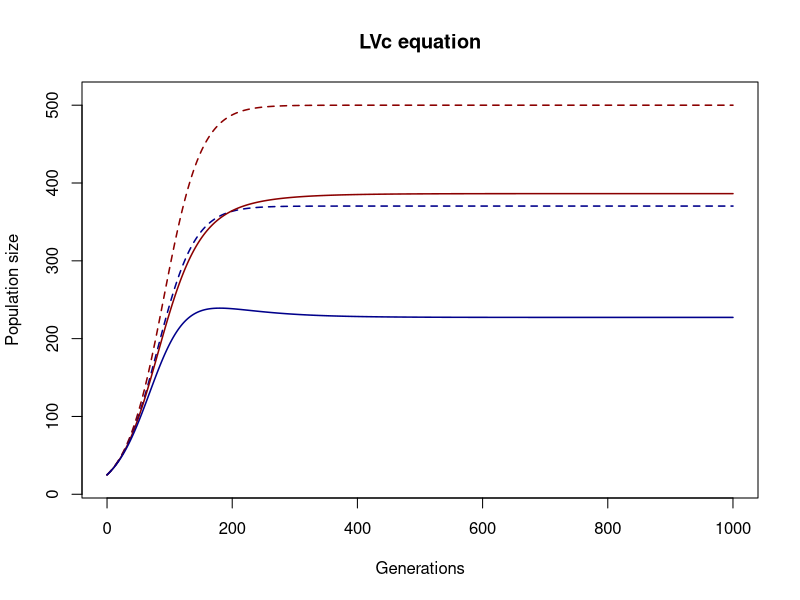
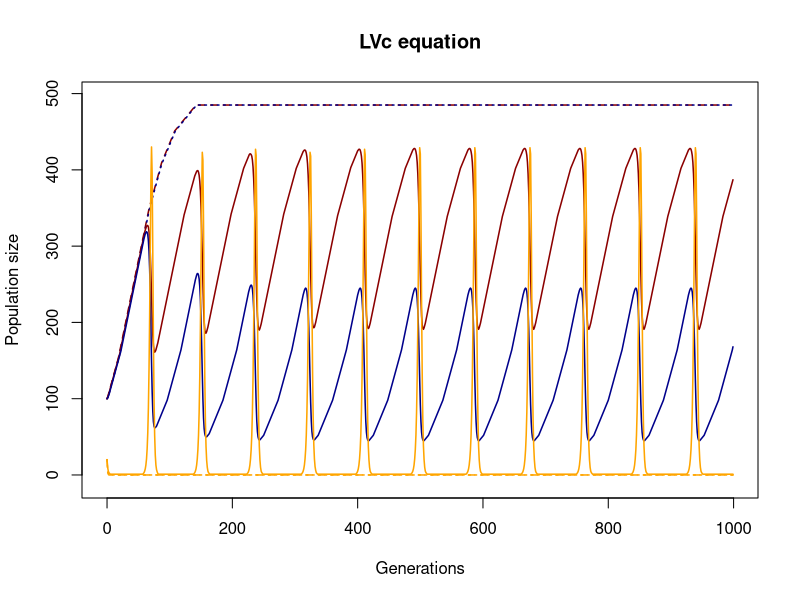

Write the R code that produced these figures, in order.
lvc <- function(tMax, r1, r2, alpha11, alpha22, alpha21, alpha12, N10, N20) {
  
  # generate a time vector
  time <- seq(0, tMax)
  
  # generate N2 according to LV
  
  # vector for Ns
  N1.solo = rep(NA, length(time))
  N1.solo[1] = N10
  dN1.solo = 0
  
  N1.LVc = rep(NA, length(time))
  N1.LVc[1] = N10
  dN1 = 0
  
  N2.solo = rep(NA, length(time))
  N2.solo[1] = N20
  dN2.solo = 0
  
  N2.LVc = rep(NA, length(time))
  N2.LVc[1] = N20
  dN2 = 0
  
  for (i in 2:length(time)) {
      
    # compute delta Ns 
    dN1.solo = r1 * N1.solo[i-1] * (1 - alpha11 * N1.solo[i-1])
    dN1 = r1 * N1.LVc[i-1] * (1 - alpha11 * N1.LVc[i-1] - alpha12 * N2.LVc[i-1])
    dN2.solo = r2 * N2.solo[i-1] * (1 - alpha22 * N2.solo[i-1])
    dN2 = r2 * N2.LVc[i-1] * (1 - alpha22 * N2.LVc[i-1] - alpha21 * N1.LVc[i-1])
    
    # calculate Ns(t)
    N1.solo[i] = N1.solo[i-1] + dN1.solo
    N1.LVc[i] = N1.LVc[i-1] + dN1
    N2.solo[i] = N2.solo[i-1] + dN2.solo
    N2.LVc[i] = N2.LVc[i-1] + dN2

  }
  
  plot(x = 1, y = 1, main = "LVc equation", xlab = "Generations", ylab = "Population size", type = "n", 
       xlim = c(min(time), max(time)),
       ylim = c(min(c(min(N1.solo), min(N2.solo)))-10, max(c(max(N1.solo), max(N2.solo)))+10))
  lines(x = time, y = N1.solo, lwd = 1.5, lty = 2, col = "darkred")
  lines(x = time, y = N2.solo, lwd = 1.5, lty = 2, col = "darkblue")
  lines(x = time, y = N1.LVc,  lwd = 1.5, lty = 1, col = "darkred")
  lines(x = time, y = N2.LVc,  lwd = 1.5, lty = 1, col = "darkblue")
  
}

# parameters
# r2 = mod$coefficients[2]
Alpha11 = 0.002
Alpha22 = 0.0027
Alpha21 = 0.001
Alpha12 = 0.001

lvc(tMax = 1000, r1 = 0.033, r2 = 0.033, alpha22 = Alpha22, alpha11 = Alpha11, alpha21 = Alpha21, alpha12 = Alpha12, N10 = 25, N20 = 25)

#### including predators ####
lvc.P <- function(tMax, r1, r2, rp, alpha11, alpha22, alpha21, alpha12, alphap1, alphap2, alpha1p, alpha2p, N10, N20, P0) {
  
  # generate a time vector
  time <- seq(0, tMax-1)
  
  # generate N2 according to LV
  
  # vector for Ns
  N1.solo = rep(NA, length(time))
  N1.solo[1] = N10
  dN1.solo = 0
  
  N1.LVc = rep(NA, length(time))
  N1.LVc[1] = N10
  dN1 = 0
  
  N2.solo = rep(NA, length(time))
  N2.solo[1] = N20
  dN2.solo = 0
  
  N2.LVc = rep(NA, length(time))
  N2.LVc[1] = N20
  dN2 = 0
  
  P.solo.N1 = rep(NA, length(time))
  P.solo.N1[1] = P0
  dP.solo.N1 = 0
  
  P.solo.N2 = rep(NA, length(time))
  P.solo.N2[1] = P0
  dP.solo.N2 = 0
 
  P.LVc = rep(NA, length(time))
  P.LVc[1] = P0
  dP = 0
  
  for (i in 2:length(time)) {
    
    # compute delta Ns 
    dN1.solo = r1 * N1.solo[i-1] * (1 - alpha11 * N1.solo[i-1] - alpha1p * P.solo.N1[i-1])
    dN1 = r1 * N1.LVc[i-1] * (1 - alpha11 * N1.LVc[i-1] - alpha12 * N2.LVc[i-1] - alpha1p * P.LVc[i-1])
    dN2.solo = r2 * N2.solo[i-1] * (1 - alpha22 * N2.solo[i-1] - alpha2p * P.solo.N2[i-1])
    dN2 = r2 * N2.LVc[i-1] * (1 - alpha22 * N2.LVc[i-1] - alpha21 * N1.LVc[i-1] - alpha2p * P.LVc[i-1])
    dP.solo.N1 = rp * P.solo.N1[i-1] * (1 - alphap1 * N1.solo[i-1])
    dP.solo.N2 = rp * P.solo.N2[i-1] * (1 - alphap2 * N2.solo[i-1])
    dP = rp * P.LVc[i-1] * (1 - alphap1 * N1.LVc[i-1] - alphap2 * N2.LVc[i-1])
    
    # calculate Ns(t)
    N1.solo[i] = N1.solo[i-1] + dN1.solo
    N1.LVc[i] = N1.LVc[i-1] + dN1
    N2.solo[i] = N2.solo[i-1] + dN2.solo
    N2.LVc[i] = N2.LVc[i-1] + dN2
    P.solo.N1[i] = P.solo.N1[i-1] + dP.solo.N1
    P.solo.N2[i] = P.solo.N2[i-1] + dP.solo.N2
    P.LVc[i] = P.LVc[i-1] + dP
    
    # round them
    N1.solo[i] = ifelse(N1.solo[i] > 0, round(N1.solo[i]) , 0)
    N1.LVc[i]  = ifelse(N1.LVc[i]  > 0, round(N1.LVc[i]), 0)
    N2.solo[i] = ifelse(N2.solo[i] > 0, round(N2.solo[i]), 0)
    N2.LVc[i]  = ifelse(N2.LVc[i]  > 0, round(N2.LVc[i]), 0)
    P.solo.N1[i] = ifelse(P.solo.N1[i] > 0, round(P.solo.N1[i]), 0)
    P.solo.N2[i] = ifelse(P.solo.N2[i] > 0, round(P.solo.N2[i]), 0)
    P.LVc[i] = ifelse(P.LVc[i] > 0, round(P.LVc[i]), 0)
    
  }
  
  plot(x = 1, y = 1, main = "LVc equation", xlab = "Generations", ylab = "Population size", type = "n", 
       xlim = c(min(time), max(time)),
       ylim = c(min(c(min(N1.solo), min(N2.solo), min(P.solo.N1), min(P.solo.N2)))-10, max(c(max(N1.solo), max(N2.solo), max(P.LVc)))+10))
  lines(x = time, lwd = 1.5, lty = 2, col = "darkred" , y = N1.solo)
  lines(x = time, lwd = 1.5, lty = 3, col = "darkblue", y = N2.solo)
  lines(x = time, lwd = 1.5, lty = 2, col = "orange" , y = P.solo.N1)
  lines(x = time, lwd = 1.5, lty = 3, col = "orange", y = P.solo.N2)
  lines(x = time, lwd = 1.5, lty = 1, col = "darkred" , y = N1.LVc )
  lines(x = time, lwd = 1.5, lty = 1, col = "darkblue", y = N2.LVc )
  lines(x = time, lwd = 1.5, lty = 1, col = "orange" , y = P.LVc )
  
}

# parameters
# r2 = mod$coefficients[2]
Alpha11 = 1/500
Alpha22 = 1/500
Alpha21 = 0.001
Alpha12 = 0.002
Alpha1p = 0.003
Alpha2p = 0.004
Alphap1 = -1.1
Alphap2 = -1.2

# lvc(tMax = 1000, 
    # r1 = 0.033, r2 = 0.033, rp = -1, 
    # alpha11 = Alpha11, alpha22 = Alpha22, alpha12 = Alpha12, alpha21 = Alpha21,
    # alphap1 = Alphap1, alphap2 = Alphap2, alpha1p = Alpha1p, alpha2p = Alpha2p,
    # N10 = 50, N20 = 50, P0 = 20)
lvc.P(tMax = 1000, 
      r1 = 0.033, r2 = 0.033, rp = -1, 
      alpha11 = 0.002, alpha22 = 0.002, alpha12 = 0, alpha21 = 0,
      alphap1 = 0.002, alphap2 = 0.003, alpha1p = 0.01, alpha2p = 0.02,
      N10 = 100, N20 = 100, P0 = 20)

